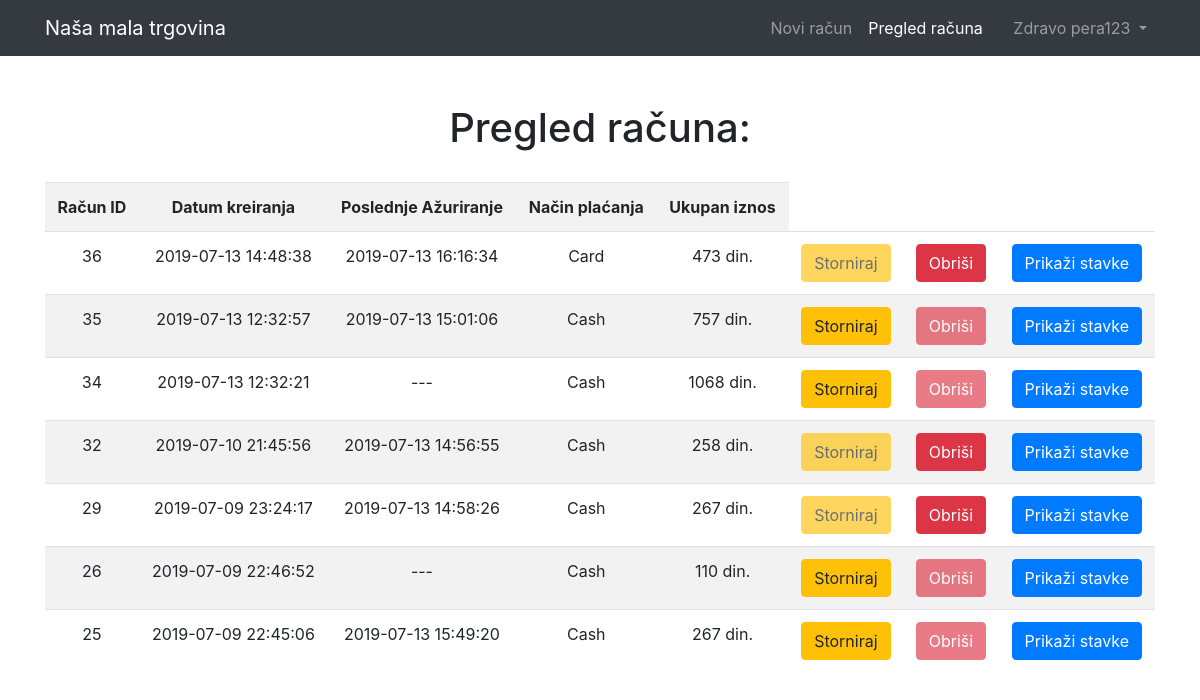
Screenshot of /bill_preview.php (signed in) with the database file from the repository.
### tables this page shows
CREATE TABLE `racun` (
  `RacunID` int(100) NOT NULL,
  `UkupanIznos` decimal(50,0) NOT NULL,
  `DatumKreiranja` datetime NOT NULL,
  `PoslednjeAzuriranje` datetime DEFAULT NULL,
  `Storniran` tinyint(1) NOT NULL DEFAULT 0,
  `ZaposleniID` int(100) NOT NULL,
  `NacinPlacanjaID` int(100) NOT NULL
);

CREATE TABLE `nacinplacanja` (
  `NacinPlacanjaID` int(100) NOT NULL,
  `Naziv` varchar(50) NOT NULL
);

### class/racun.php (called while the page is built, shortened)
<?php
include_once(dirname(__FILE__) . "/../class/prodavac.php");
class racun
{
    public function  get_all_bills(){
        global $mysqli;
        $sql = "SELECT np.Naziv as NacinPlacanja, r.RacunID, r.UkupanIznos, r.DatumKreiranja,r.Storniran, r.PoslednjeAzuriranje
                FROM nacinplacanja np JOIN racun r ON np.NacinPlacanjaID=r.NacinPlacanjaID
                ORDER BY r.DatumKreiranja DESC";
        if ($result = $mysqli->query($sql)) {
            return $result;
        }
        return null;
    }
}

### bill_preview.php (the view, shortened to what this page needs)
<!DOCTYPE html>
<html lang="en">
<?php
include "./class/racun.php";
$racun = new racun();
if (isset($_SESSION['username'])) {
    $current = $_SESSION['username'];
}else{
    header("Location: login_page.php");
}
?>
<head>
    <link href="vendor/css/style-bill-preview.css" rel="stylesheet">
    <link rel="stylesheet" href="https://stackpath.bootstrapcdn.com/bootstrap/4.3.1/css/bootstrap.min.css">
</head>
<body>
<nav class="navbar navbar-expand-lg navbar-dark bg-dark static-top">
    <div class="container">
        <a class="navbar-brand" href="#">Naša mala trgovina</a>
        <div class="collapse navbar-collapse" id="navbarResponsive">
            <ul class="navbar-nav ml-auto">
                <li class="nav-item">
                    <a class="nav-link" href="index.php">Novi račun
                    </a>
                </li>
                <li class="nav-item">
                    <a class="nav-link active" href="#">Pregled računa</a>
                </li>
            </ul>
        </div>
        <?php
        if (isset($_SESSION['username'])) {
            ?>
            <ul class="nav navbar-nav navbar-right" style="padding-left: 10px">
                <li class="nav-item btn-group">
                    <a href="#" class="nav-link dropdown-toggle" data-toggle="dropdown" role="button"
                       aria-haspopup="true" aria-expanded="false">
                        <span class="glyphicon glyphicon-user"></span>&nbsp;Zdravo <?php echo $current; ?>&nbsp;</a>
                </li>
            </ul>
        <?php } ?>
    </div>
</nav>
<div class="container">
    <div class="row">
        <div class="col-lg-12 text-center">
            <h1 class="mt-5">Pregled računa:</h1>
            <?php
            $result = $racun -> get_all_bills();
            if ($result->num_rows == 0) {
                echo "<script> alert('Lista računa je prazna.'); </script>";
            } else {
            ?>
            <table style="margin-top: 30px;" class="table table-striped" id="pregled-racuna">
                <tr>
                    <th>Račun ID</th>
                    <th>Datum kreiranja</th>
                    <th>Poslednje Ažuriranje</th>
                    <th>Način plaćanja</th>
                    <th>Ukupan iznos</th>
                </tr>
                        <?php
                            while ($row = $result->fetch_object()) {
                         ?>
                <tr id="<?php echo "row-" . $row->RacunID; ?>">
                    <td><?php echo $row -> RacunID; ?></td>
                    <td><?php echo $row -> DatumKreiranja; ?> </td>
                    <?php
                    if(is_null($row -> PoslednjeAzuriranje)){
                        ?>
                        <td><?php echo "---"; ?> </td>
                    <?php }else{ ?>
                        <td><?php echo $row -> PoslednjeAzuriranje; ?> </td>
                    <?php } ?>
                    <td><?php echo $row -> NacinPlacanja; ?></td>
                    <td><?php echo $row -> UkupanIznos. " din."; ?></td>
                    <?php
                    if($row -> Storniran == 1){
                    ?>
                    <td><button disabled id="<?php echo "storniraj-" . $row->RacunID; ?>" onclick="storniraj(this.id)" class="btn btn-warning">Storniraj</button></td>
                    <td><button id="<?php echo "obrisi-" . $row->RacunID; ?>" onclick="obrisi(this.id)" class="btn btn-danger">Obriši</button> </td>
                    <?php }else{ ?>
                    <td><button  id="<?php echo "storniraj-" . $row->RacunID; ?>" onclick="storniraj(this.id)" class="btn btn-warning">Storniraj</button></td>
                    <td><button disabled id="<?php echo "obrisi-" . $row->RacunID; ?>" onclick="obrisi(this.id)" class="btn btn-danger">Obriši</button></td>
                    <?php } ?>
                    <td><button type="button" id="<?php echo "prikazi-" . $row->RacunID; ?>" onclick="prikazi_stavke(this.id)" class="btn btn-primary" data-toggle="modal"
                                data-target="#myModal">Prikaži stavke</button>
                    </td>
                    <?php
                    }
                    ?>
                </tr>
            </table>
                <?php
            }
            ?>
        </div>
    </div>
    </div>
</body>
</html>

### rows the page displays
racun: RacunID "36", DatumKreiranja "2019-07-13 14:48:38", PoslednjeAzuriranje "2019-07-13 16:16:34", NacinPlacanjaID.Naziv "Card", UkupanIznos "473"
racun: RacunID "35", DatumKreiranja "2019-07-13 12:32:57", PoslednjeAzuriranje "2019-07-13 15:01:06", NacinPlacanjaID.Naziv "Cash", UkupanIznos "757"
racun: RacunID "34", DatumKreiranja "2019-07-13 12:32:21", NacinPlacanjaID.Naziv "Cash", UkupanIznos "1068"
racun: RacunID "32", DatumKreiranja "2019-07-10 21:45:56", PoslednjeAzuriranje "2019-07-13 14:56:55", NacinPlacanjaID.Naziv "Cash", UkupanIznos "258"
racun: RacunID "29", DatumKreiranja "2019-07-09 23:24:17", PoslednjeAzuriranje "2019-07-13 14:58:26", NacinPlacanjaID.Naziv "Cash", UkupanIznos "267"
racun: RacunID "26", DatumKreiranja "2019-07-09 22:46:52", NacinPlacanjaID.Naziv "Cash", UkupanIznos "110"
racun: RacunID "25", DatumKreiranja "2019-07-09 22:45:06", PoslednjeAzuriranje "2019-07-13 15:49:20", NacinPlacanjaID.Naziv "Cash", UkupanIznos "267"

### other values shown
$current "pera123"
